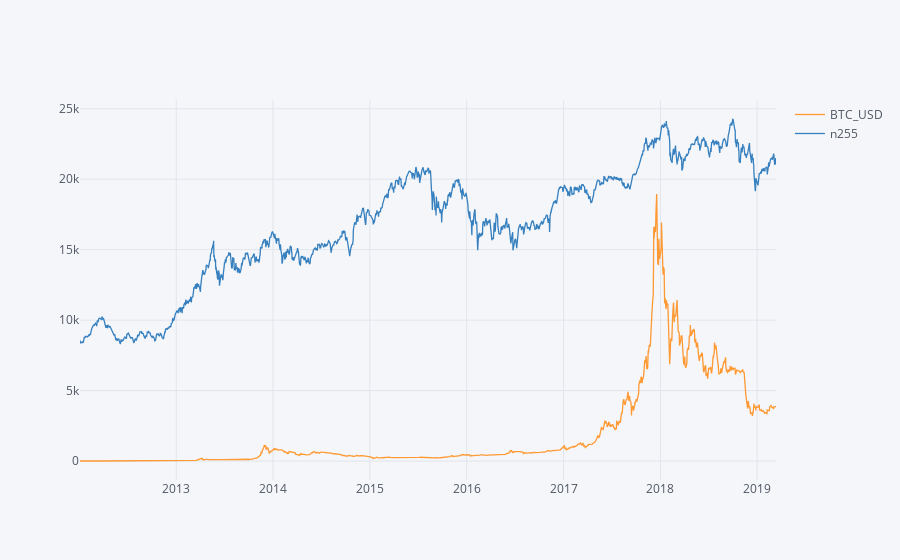

The code cell stored with this chart in its notebook:
### Markdown cell above
# BTC_USDと日経平均株価を重ねてみる

### Code cell
pd.DataFrame({
    "BTC_USD": n255_btc["close_btc"],
    "n255": n255_btc["close_n255"],
}).iplot()

### Figure 1 — Plotly figure (JSON) as saved in the notebook; plotly's stock layout.template omitted (floating-point values rounded to 4 significant figures; data arrays with more than 128 entries replaced by an {"elided": "..."} marker saying what was removed)
{"data": [{"line": {"color": "rgba(255, 153, 51, 1.0)", "dash": "solid", "shape": "linear", "width": 1.3}, "mode": "lines", "name": "BTC_USD", "text": "", "type": "scatter", "uid": "0b754f11-09d1-4736-a4a0-69ff3375764f", "x": {"elided": "1764 str values"}, "y": {"elided": "1764 float values"}}, {"line": {"color": "rgba(55, 128, 191, 1.0)", "dash": "solid", "shape": "linear", "width": 1.3}, "mode": "lines", "name": "n255", "text": "", "type": "scatter", "uid": "170dedf9-a804-48bf-96b3-a7515f5fec85", "x": {"elided": "1764 str values"}, "y": {"elided": "1764 float values"}}], "layout": {"autosize": true, "legend": {"bgcolor": "#F5F6F9", "font": {"color": "#4D5663"}}, "paper_bgcolor": "#F5F6F9", "plot_bgcolor": "#F5F6F9", "title": {"font": {"color": "#4D5663"}}, "xaxis": {"autorange": true, "gridcolor": "#E1E5ED", "range": ["2012-01-04", "2019-03-13"], "showgrid": true, "tickfont": {"color": "#4D5663"}, "title": {"font": {"color": "#4D5663"}, "text": ""}, "type": "date", "zerolinecolor": "#E1E5ED"}, "yaxis": {"autorange": true, "gridcolor": "#E1E5ED", "range": [-1344.0, 25620.0], "showgrid": true, "tickfont": {"color": "#4D5663"}, "title": {"font": {"color": "#4D5663"}, "text": ""}, "type": "linear", "zerolinecolor": "#E1E5ED"}}}
